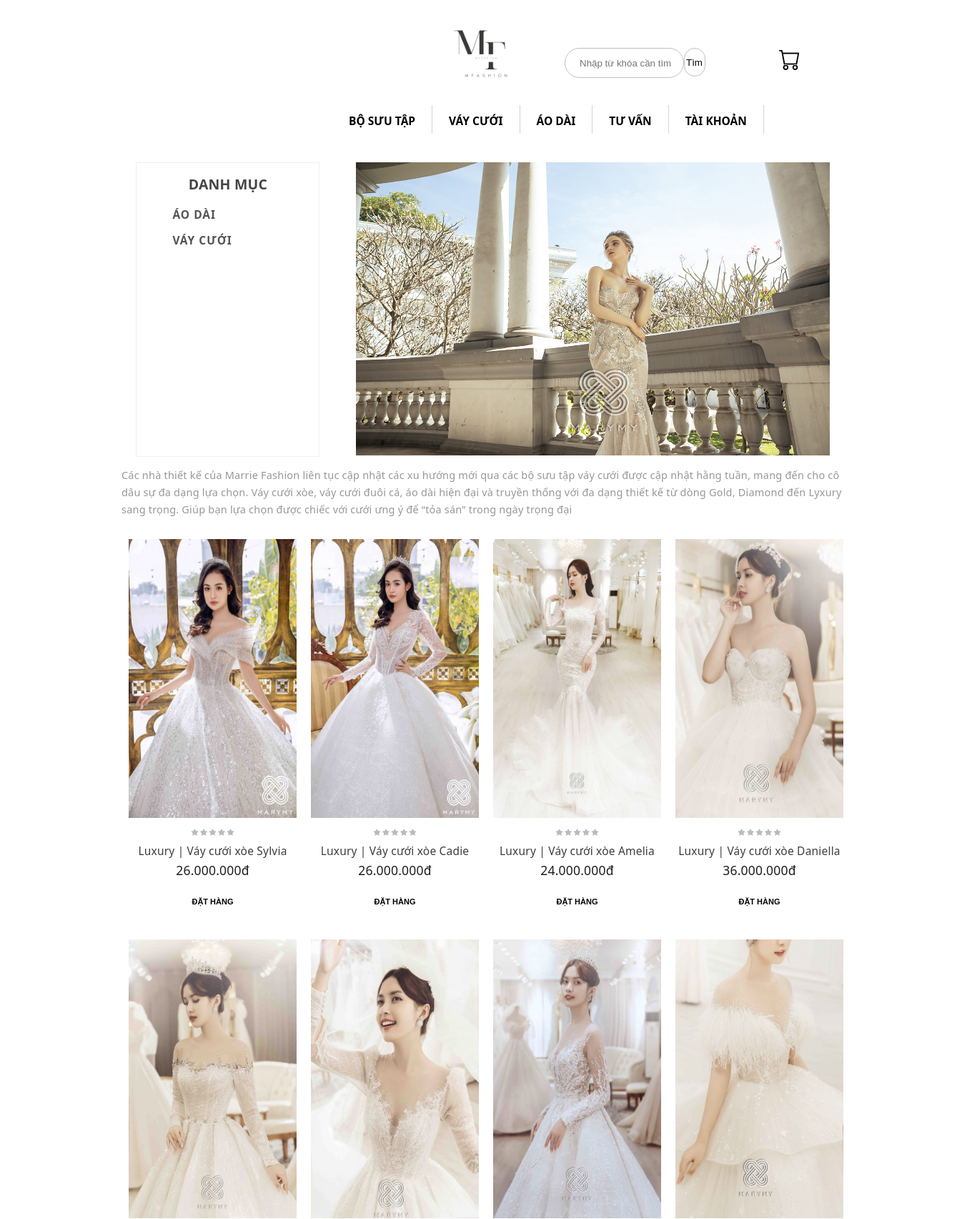
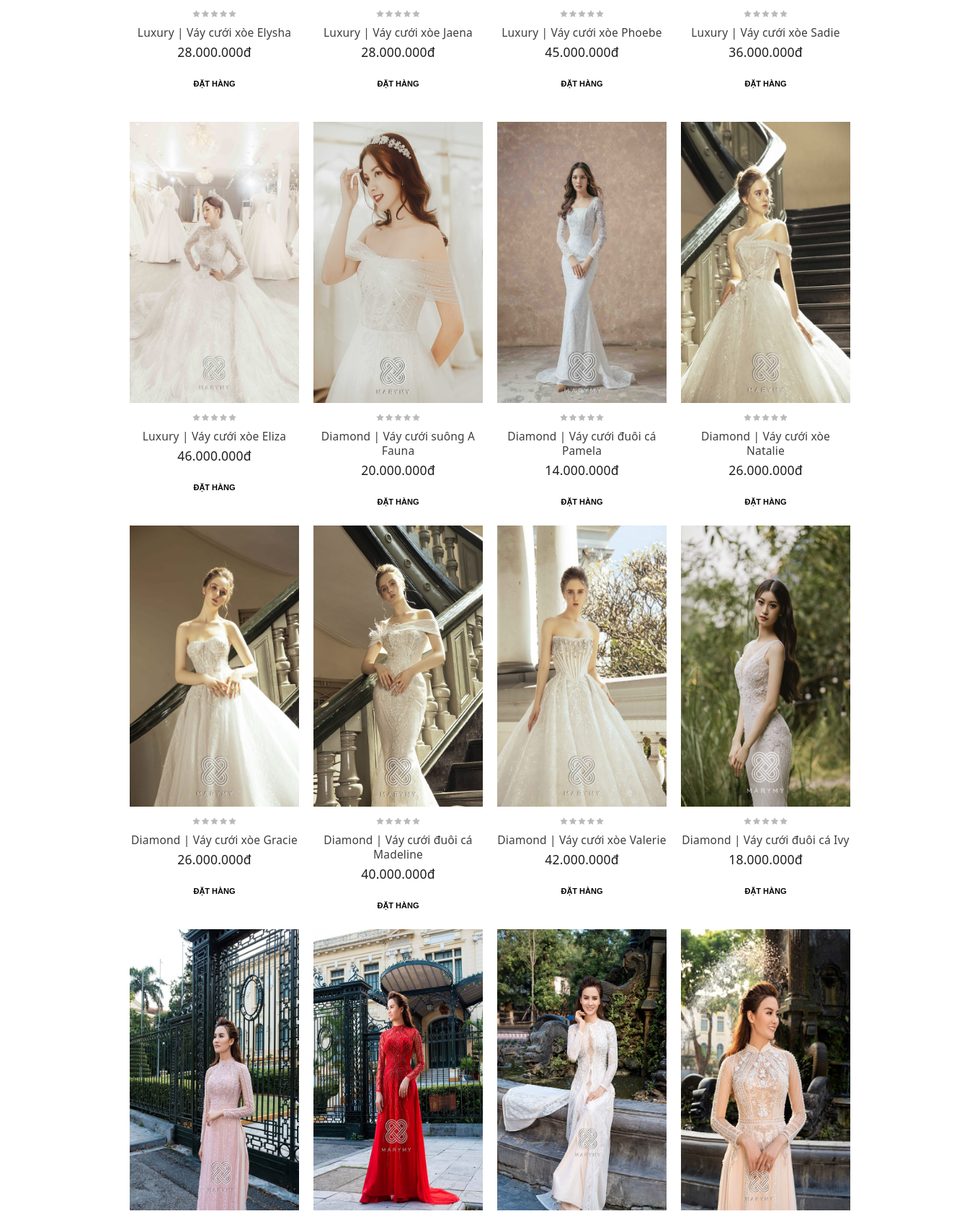
Screenshot of /index.php?pg=bosuutap (upper part) with the database file from the repository (2 pictures, top to bottom).
### tables this page shows
CREATE TABLE `danhmuc` (
  `MaLoai` int(2) UNSIGNED ZEROFILL NOT NULL,
  `tenloai` varchar(50) NOT NULL
);

CREATE TABLE `sanpham` (
  `idsp` int(11) NOT NULL,
  `tensp` varchar(50) NOT NULL,
  `giamoi` int(11) NOT NULL,
  `giacu` varchar(20) NOT NULL,
  `hinh` varchar(255) NOT NULL,
  `mota` text NOT NULL,
  `loaisp` int(11) UNSIGNED ZEROFILL NOT NULL
);

### dao/pdo.php (called while the page is built, shortened)
<?php
function pdo_get_connection(){
    $dburl = "mysql:host=localhost;dbname=thoitrang;charset=utf8";
    $username = 'root';
    $password = '';
    $conn = new PDO($dburl, $username, $password);
    $conn->setAttribute(PDO::ATTR_ERRMODE, PDO::ERRMODE_EXCEPTION);
    return $conn;
}
function pdo_query($sql){
    $sql_args = array_slice(func_get_args(), 1);
    try{
        $conn = pdo_get_connection();
        $stmt = $conn->prepare($sql);
        $stmt->execute($sql_args);
        $rows = $stmt->fetchAll();
        return $rows;
    }
    catch(PDOException $e){
        throw $e;
    }
    finally{
        unset($conn);
    }
}

### dao/sanpham.php (called while the page is built, shortened)
<?php
require_once 'pdo.php';
function get_dssp($kyw,$loaisp,$limi){
    $sql = "SELECT * FROM sanpham WHERE idsp >=1";
    $sql .= " ORDER BY idsp ASC limit ".$limi;
    return pdo_query($sql);
}
function get_dssp2($kyw,$loaisp,$limi){
    $sql = "SELECT * FROM sanpham WHERE idsp >=5";
    $sql .= " ORDER BY idsp ASC limit ".$limi;
    return pdo_query($sql);
}
function get_dssp3($kyw,$loaisp,$limi){
    $sql = "SELECT * FROM sanpham WHERE idsp >=9";
    $sql .= " ORDER BY idsp ASC limit ".$limi;
    return pdo_query($sql);
}
function get_dssp4($kyw,$loaisp,$limi){
    $sql = "SELECT * FROM sanpham WHERE idsp >=13";
    $sql .= " ORDER BY idsp ASC limit ".$limi;
    return pdo_query($sql);
}
function get_dssp5($kyw,$loaisp,$limi){
    $sql = "SELECT * FROM sanpham WHERE idsp >=17";
    $sql .= " ORDER BY idsp ASC limit ".$limi;
    return pdo_query($sql);
}

### view/bosuutap.php (the view, shortened to what this page needs)
<body>
    <link rel="stylesheet" href="https://cdn.jsdelivr.net/npm/bootstrap-icons@1.10.5/font/bootstrap-icons.css">
    <link rel="stylesheet" href="./layout da1/bosuutap/bosuutap.css">
    <?php
    $html_dm = showdm($dsdm);
    $html_dssp = '';
    foreach ($dssp as $sp) {
        extract($sp);
        $link = "index.php?pg=chitietsp&idpro=".$idsp;
        $html_dssp .= '<div class="boxtrongspmoi">
        <div class="boxshadow">
            <a href="'.$link.'">
                <div class="boximgspmoi">
                    <img src="./layout da1/img/' . $hinh . '" alt="">
                </div>
            </a>
            <p class="sao">
                <i class="bi bi-star-fill"></i>
                <i class="bi bi-star-fill"></i>
                <i class="bi bi-star-fill"></i>
                <i class="bi bi-star-fill"></i>
                <i class="bi bi-star-fill"></i>
            </p>
            <a href="'.$link.'">
                <div class="tensp">
                    <p>
                        ' . $tensp . ' </p>
                </div>
            </a>
            <div class="giasp">
                <p>' . number_format($giamoi, 0, ',', '.') . 'đ</p>
            </div>
            <form action="index.php?pg=addcart" method="post">
                <input type="hidden" name="idsp" value="'.$idsp.'">
                <input type="hidden" name="tensp" value="'.$tensp.'">
                <input type="hidden" name="hinh" value="'.$hinh.'">
                <input type="hidden" name="giamoi" value="'.$giamoi.'">
                <input type="hidden" name="soluong" value="1">
                <input type="submit" name="btnaddcart" value="ĐẶT HÀNG" >
            </form>
        </div>
    </div>';
    }
    $html_dssp2 = '';
    foreach ($dssp2 as $sp2) {
        extract($sp2);
        $link = "index.php?pg=chitietsp&idpro=".$idsp;
        $html_dssp2 .= '<div class="boxtrongspmoi">
        <div class="boxshadow">
            <a href="'.$link.'">
                <div class="boximgspmoi">
                    <img src="./layout da1/img/' . $hinh . '" alt="">
                </div>
            </a>
            <p class="sao">
                <i class="bi bi-star-fill"></i>
                <i class="bi bi-star-fill"></i>
                <i class="bi bi-star-fill"></i>
                <i class="bi bi-star-fill"></i>
                <i class="bi bi-star-fill"></i>
            </p>
            <a href="'.$link.'">
                <div class="tensp">
                    <p>
                        ' . $tensp . ' </p>
                </div>
            </a>
            <div class="giasp">
                <p>' . number_format($giamoi, 0, ',', '.') . 'đ</p>
            </div>
            <form action="index.php?pg=addcart" method="post">
                <input type="hidden" name="idsp" value="'.$idsp.'">
                <input type="hidden" name="tensp" value="'.$tensp.'">
                <input type="hidden" name="hinh" value="'.$hinh.'">
                <input type="hidden" name="giamoi" value="'.$giamoi.'">
                <input type="hidden" name="soluong" value="1">
                <input type="submit" name="btnaddcart" value="ĐẶT HÀNG" >
            </form>
        </div>
    </div>';
    }
    $html_dssp3 = '';
    foreach ($dssp3 as $sp3) {
        extract($sp3);
        $link = "index.php?pg=chitietsp&idpro=".$idsp;
        $html_dssp3 .= '<div class="boxtrongspmoi">
        <div class="boxshadow">
        <a href="'.$link.'">
                <div class="boximgspmoi">
                    <img src="./layout da1/img/' . $hinh . '" alt="">
                </div>
            </a>
            <p class="sao">
                <i class="bi bi-star-fill"></i>
                <i class="bi bi-star-fill"></i>
                <i class="bi bi-star-fill"></i>
                <i class="bi bi-star-fill"></i>
                <i class="bi bi-star-fill"></i>
            </p>
            <a href="'.$link.'">
                <div class="tensp">
                    <p>
                        ' . $tensp . ' </p>
                </div>
            </a>
            <div class="giasp">
                <p>' . number_format($giamoi, 0, ',', '.') . 'đ</p>
            </div>
            <form action="index.php?pg=addcart" method="post">
                <input type="hidden" name="idsp" value="'.$idsp.'">
                <input type="hidden" name="tensp" value="'.$tensp.'">
                <input type="hidden" name="hinh" value="'.$hinh.'">
                <input type="hidden" name="giamoi" value="'.$giamoi.'">
                <input type="hidden" name="soluong" value="1">
                <input type="submit" name="btnaddcart" value="ĐẶT HÀNG" >
            </form>
        </div>
    </div>';
    }
    $html_dssp4 = '';
    foreach ($dssp4 as $sp4) {
        extract($sp4);
        $link = "index.php?pg=chitietsp&idpro=".$idsp;
        $html_dssp4 .= '<div class="boxtrongspmoi">
        <div class="boxshadow">
        <a href="'.$link.'">
                <div class="boximgspmoi">
                    <img src="./layout da1/img/' . $hinh . '" alt="">
                </div>
            </a>
            <p class="sao">
                <i class="bi bi-star-fill"></i>
                <i class="bi bi-star-fill"></i>
                <i class="bi bi-star-fill"></i>
                <i class="bi bi-star-fill"></i>
                <i class="bi bi-star-fill"></i>
            </p>
            <a href="'.$link.'">
                <div class="tensp">
                    <p>
                        ' . $tensp . ' </p>
                </div>
            </a>
            <div class="giasp">
                <p>' . number_format($giamoi, 0, ',', '.') . 'đ</p>
            </div>
            <form action="index.php?pg=addcart" method="post">
                <input type="hidden" name="idsp" value="'.$idsp.'">
                <input type="hidden" name="tensp" value="'.$tensp.'">
                <input type="hidden" name="hinh" value="'.$hinh.'">
                <input type="hidden" name="giamoi" value="'.$giamoi.'">
                <input type="hidden" name="soluong" value="1">
                <input type="submit" name="btnaddcart" value="ĐẶT HÀNG" >
            </form>
        </div>
    </div>';
    }
    $html_dssp5 = '';
    foreach ($dssp5 as $sp5) {
        extract($sp5);
        $link = "index.php?pg=chitietsp&idpro=".$idsp;
        $html_dssp5 .= '<div class="boxtrongspmoi">
        <div class="boxshadow">
        <a href="'.$link.'">
                <div class="boximgspmoi">
                    <img src="./layout da1/img/' . $hinh . '" alt="">
                </div>
            </a>
            <p class="sao">
                <i class="bi bi-star-fill"></i>
                <i class="bi bi-star-fill"></i>
                <i class="bi bi-star-fill"></i>
                <i class="bi bi-star-fill"></i>
                <i class="bi bi-star-fill"></i>
            </p>
            <a href="'.$link.'">
                <div class="tensp">
                    <p>
                        ' . $tensp . ' </p>
                </div>
            </a>
            <div class="giasp">
                <p>' . number_format($giamoi, 0, ',', '.') . 'đ</p>
            </div>
            <form action="index.php?pg=addcart" method="post">
                <input type="hidden" name="idsp" value="'.$idsp.'">
                <input type="hidden" name="tensp" value="'.$tensp.'">
                <input type="hidden" name="hinh" value="'.$hinh.'">
                <input type="hidden" name="giamoi" value="'.$giamoi.'">
                <input type="hidden" name="soluong" value="1">
                <input type="submit" name="btnaddcart" value="ĐẶT HÀNG" >
            </form>
        </div>
    </div>';
    }
    ?>
    <div class="bodyvaycuoi">
        <div class="bannervaycuoi">
            <div class="boxdm">
                <h4>DANH MỤC</h4>
                <?= $html_dm; ?>
            </div>
            <div class="boxhinhbannerbst"><img src="./layout da1/img/bannerbosuutap.jpg" alt=""></div>
        </div>
        <div class="gioithieuvaycuoi">
            <p>Các nhà thiết kế của Marrie Fashion liên tục cập nhật các xu hướng mới qua các bộ sưu tập váy cưới được cập nhật hằng tuần, mang đến cho cô dâu sự đa dạng lựa chọn. Váy cưới xòe, váy cưới đuôi cá, áo dài hiện đại và truyền thống với đa dạng thiết kế từ dòng Gold, Diamond đến Lyxury sang trọng. Giúp bạn lựa chọn được chiếc với cưới ưng ý để “tỏa sán” trong ngày trọng đại</p>
        </div>
        <div class="boxspmoi">
            <?= $html_dssp; ?>
        </div>
        <div class="boxspmoi">
            <?= $html_dssp2; ?>
        </div>
        <div class="boxspmoi">
             <?= $html_dssp3; ?>
        </div>
        <div class="boxspmoi">
             <?= $html_dssp4; ?>
        </div>
        <div class="boxspmoi">
             <?= $html_dssp5; ?>
        </div>
    </div>

### dao/danhmuc.php
<?php
require_once 'pdo.php';
function danhmuc_all(){
    $sql = "SELECT * FROM danhmuc ORDER BY MaLoai DESC";
    return pdo_query($sql);
}
function showdm($dsdm){
    $html_dm = '';
    foreach ($dsdm as $dm) {
        extract($dm);
        $link = 'index.php?pg=bosuutap&loaisp=' . $MaLoai;
        $html_dm .= '<a href="' . $link . '" style="text-decoration: none;"><h3>' . $tenloai . '</h3></a>';
    }
    return $html_dm;
}

### layout da1/bosuutap/bosuutap.css (style rules this page uses)
* { margin: 0; padding: 0; }
.bodyvaycuoi { width: 75%; margin-left: 12.5%; margin-right: 12.5%; background-color: rgb(255, 255, 255); height: 100%; margin-top: 30px; }
.bannervaycuoi { background-color: rgb(255, 255, 255); width: 100%; display: flex; height: 410px; }
.bodyvaycuoi .bannervaycuoi .boxdm { background-color: rgb(255, 255, 255); width: 25%; border: #e6e6e694 solid 0.3px; margin-left: 2%; height: 410px; }
.bodyvaycuoi .bannervaycuoi .boxdm h4 { display: block; line-height: 30px; letter-spacing: 0.2px; font-weight: 700; font-family: 'Segoe UI', Tahoma, Geneva, Verdana, sans-serif; font-size: 19.5px; color: #454545; text-align: center; margin-bottom: 12px; margin-top: 15px; }
.bodyvaycuoi .bannervaycuoi .boxdm h3 { display: block; line-height: 30px; letter-spacing: 0.2px; font-weight: 700; font-family: 'Segoe UI', Tahoma, Geneva, Verdana, sans-serif; font-size: 15.5px; color: #535353; margin-left: 50px; margin-top: 6px; letter-spacing: 1px; }
.bodyvaycuoi .bannervaycuoi .boxhinhbannerbst { width: 65%; margin-left: 5%; }
.bodyvaycuoi .bannervaycuoi .boxhinhbannerbst img { width: 100%; height: 100%; }
.bodyvaycuoi .gioithieuvaycuoi p { display: block; margin-block-start: 1em; margin-block-end: 1em; margin-inline-start: 0px; margin-inline-end: 0px; letter-spacing: 0.2px; line-height: 24px; font-family: 'Segoe UI', Tahoma, Geneva, Verdana, sans-serif; font-size: 14.5px; color: #989898; }
.boxspmoi { width: 100%; display: flex; height: 530px; margin-top: 30px; }
.boxspmoi .boxtrongspmoi { background-color: rgb(255, 255, 255); width: 25%; height: 530px; }
.boxspmoi .boxtrongspmoi .boxshadow .boximgspmoi { background-color: rgb(255, 255, 255); width: 100%; height: 390px; overflow: hidden; }
.boxspmoi .boxtrongspmoi .boximgspmoi img { width: 100%; height: 390px; transition: 1s; }
.boxspmoi .boxtrongspmoi .boxshadow { background-color: rgb(255, 255, 255); width: 92%; margin-left: 4%; margin-right: 4%; height: 530px; transition: box-shadow 0.3s; text-align: center; }
.boxspmoi .boxtrongspmoi .boxshadow .sao { color: #bababa; font-size: 10px; margin-bottom: 1px; margin-top: 15px; }
.bodyvaycuoi .boxspmoi .boxtrongspmoi .boxshadow .tensp p { display: block; line-height: 20px; letter-spacing: 0.2px; font-weight: 480; font-family: 'Segoe UI', Tahoma, Geneva, Verdana, sans-serif; font-size: 15.5px; color: #3e3e3e; transition: 0.5s; }
.bodyvaycuoi .boxspmoi .boxtrongspmoi .boxshadow a { text-decoration: none; }
.bodyvaycuoi .boxspmoi .boxtrongspmoi .boxshadow .tensp { margin-top: 10px; }
.bodyvaycuoi .boxspmoi .boxtrongspmoi .boxshadow .giasp p { display: block; line-height: 30px; letter-spacing: 0.2px; font-weight: 500; font-family: 'Segoe UI', Tahoma, Geneva, Verdana, sans-serif; font-size: 17.5px; color: #1d1d1d; }
.bodyvaycuoi .boxspmoi .boxtrongspmoi .boxshadow .giasp { margin-top: 2px; }

### view/bosuutap.php (style rules this page uses)
.boxspmoi .boxtrongspmoi .boxshadow input { border: none; background-color: white; color: black; transition: 0.95s; margin-top: 17px; height: 25px; font-size: 11px; width: 70px; font-weight: 700; cursor: pointer; }

### rows the page displays
danhmuc: tenloai "ÁO DÀI"
danhmuc: tenloai "VÁY CƯỚI"
sanpham: hinh (picture), tensp "Luxury | Váy cưới xòe Sylvia", giamoi "26.000.000"
sanpham: hinh (picture), tensp "Luxury | Váy cưới xòe Cadie", giamoi "26.000.000"
sanpham: hinh (picture), tensp "Luxury | Váy cưới xòe Amelia", giamoi "24.000.000"
sanpham: hinh (picture), tensp "Luxury | Váy cưới xòe Daniella", giamoi "36.000.000"
sanpham: hinh (picture), tensp "Luxury | Váy cưới xòe Elysha", giamoi "28.000.000"
sanpham: hinh (picture), tensp "Luxury | Váy cưới xòe Jaena", giamoi "28.000.000"
sanpham: hinh (picture), tensp "Luxury | Váy cưới xòe Phoebe", giamoi "45.000.000"
sanpham: hinh (picture), tensp "Luxury | Váy cưới xòe Sadie", giamoi "36.000.000"
sanpham: hinh (picture), tensp "Luxury | Váy cưới xòe Eliza", giamoi "46.000.000"
sanpham: hinh (picture), tensp "Diamond | Váy cưới suông A Fauna", giamoi "20.000.000"
sanpham: hinh (picture), tensp "Diamond | Váy cưới đuôi cá Pamela", giamoi "14.000.000"
sanpham: hinh (picture), tensp "Diamond | Váy cưới xòe Natalie", giamoi "26.000.000"
sanpham: hinh (picture), tensp "Diamond | Váy cưới xòe Gracie", giamoi "26.000.000"
sanpham: hinh (picture), tensp "Diamond | Váy cưới đuôi cá Madeline", giamoi "40.000.000"
sanpham: hinh (picture), tensp "Diamond | Váy cưới xòe Valerie", giamoi "42.000.000"
sanpham: hinh (picture), tensp "Diamond | Váy cưới đuôi cá Ivy", giamoi "18.000.000"
sanpham: hinh (picture)
sanpham: hinh (picture)
sanpham: hinh (picture)
sanpham: hinh (picture)
